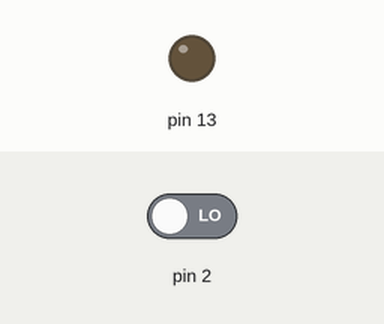
Simulated run of this sketch. Board: Arduino Uno, built with avr-gcc and run on an emulated ATmega328P. Shown: output pins drawn as LEDs (lit = HIGH). Inputs (shaded band) come from the test bench; at power-on: pin 2 LOW.

Above: at 1.2 s.
1.3 s: pin 2 driven HIGH
At 1.7 s:
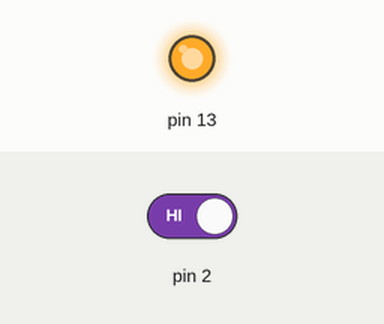
2.8 s: pin 2 driven LOW
At 4.2 s:
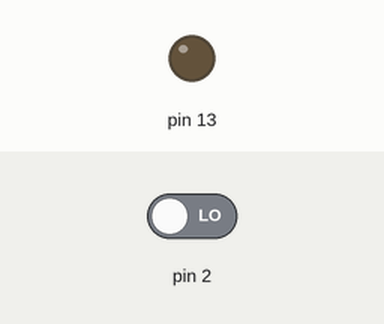
Timing chart, 0 to 5.8 s (numbered marks = the images above; inputs shaded):
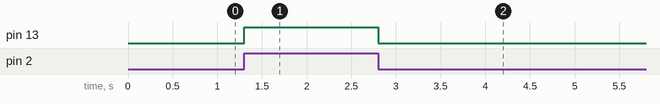

The sketch:

pushbuton.ino
```cpp
// C++ code
//
void setup()
{
  pinMode(2, INPUT);
  pinMode(13, OUTPUT);
}

void loop()
{
  if (digitalRead(2) == HIGH) {
    digitalWrite(13, HIGH);
  } else {
    digitalWrite(13, LOW);
  }
  delay(10); // Delay a little bit to improve simulation performance
}
```

Measured:
- after the input at 1.3 s, pin 13: LOW → HIGH at once
- after the input at 2.8 s, pin 13: HIGH → LOW at once
